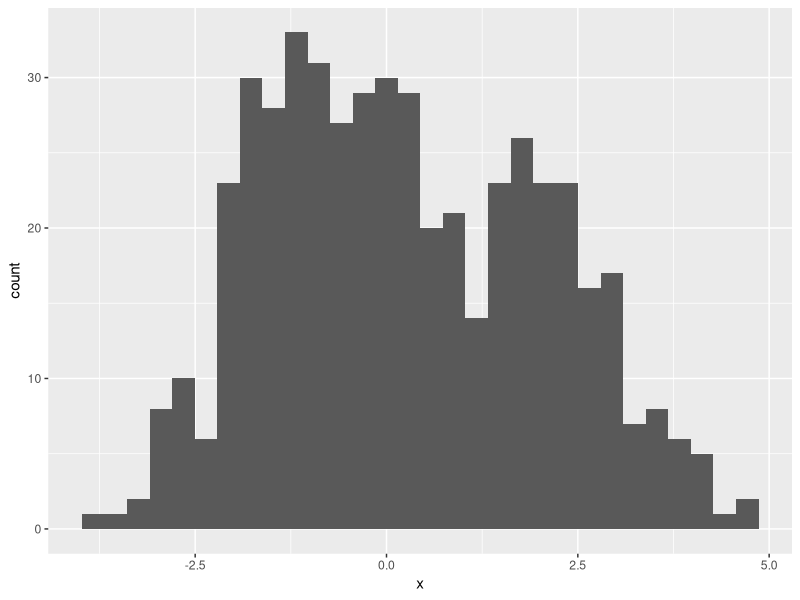
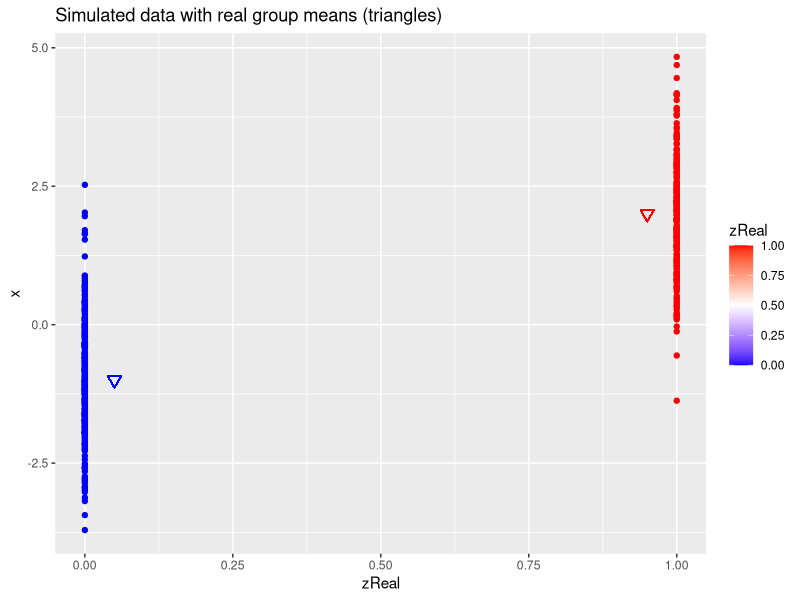
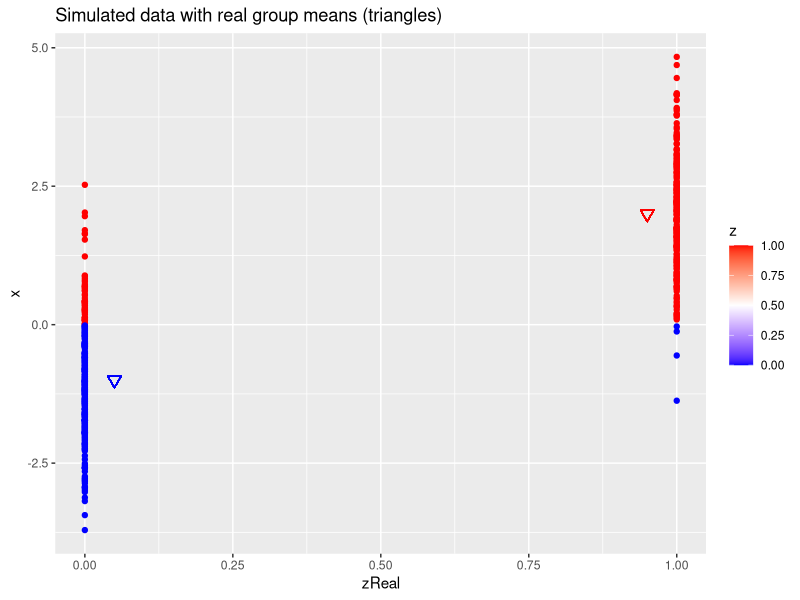
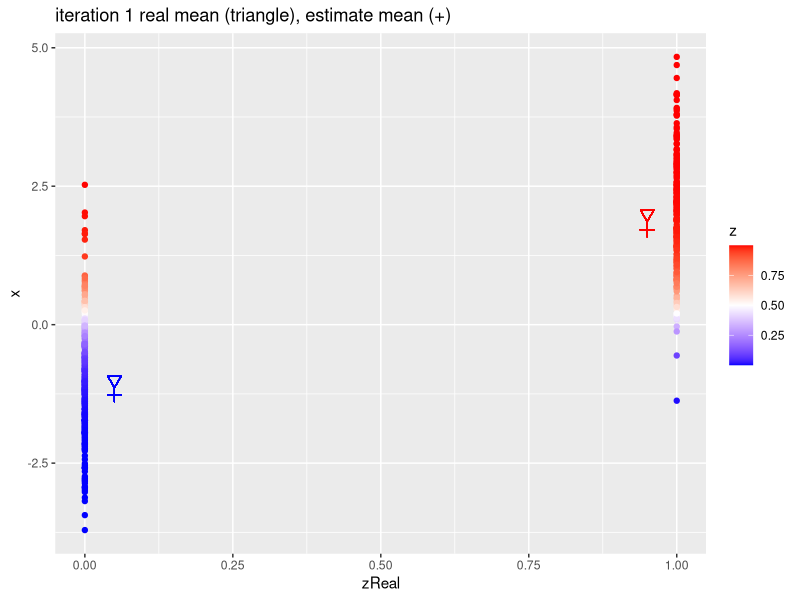
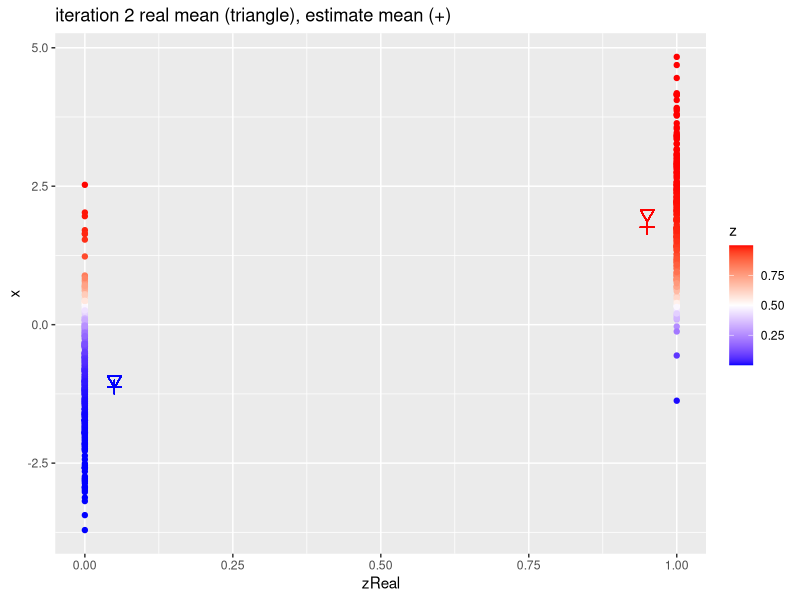
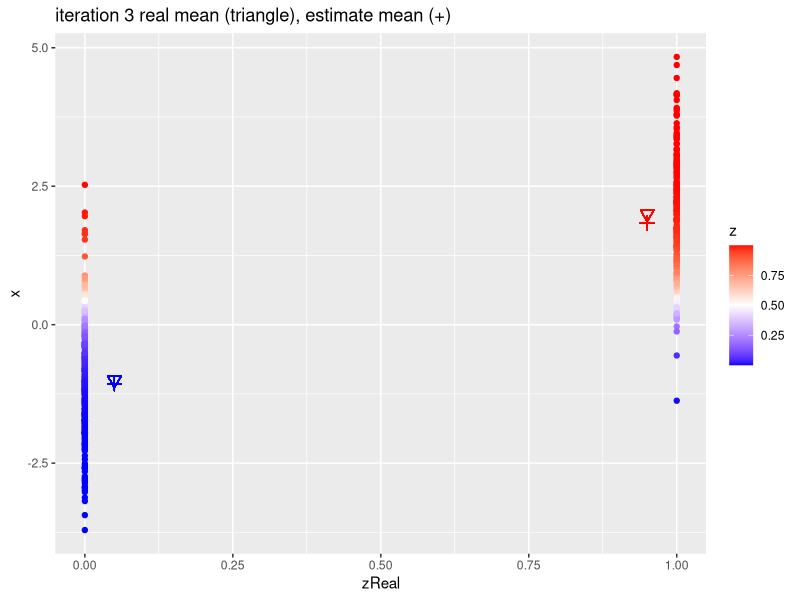
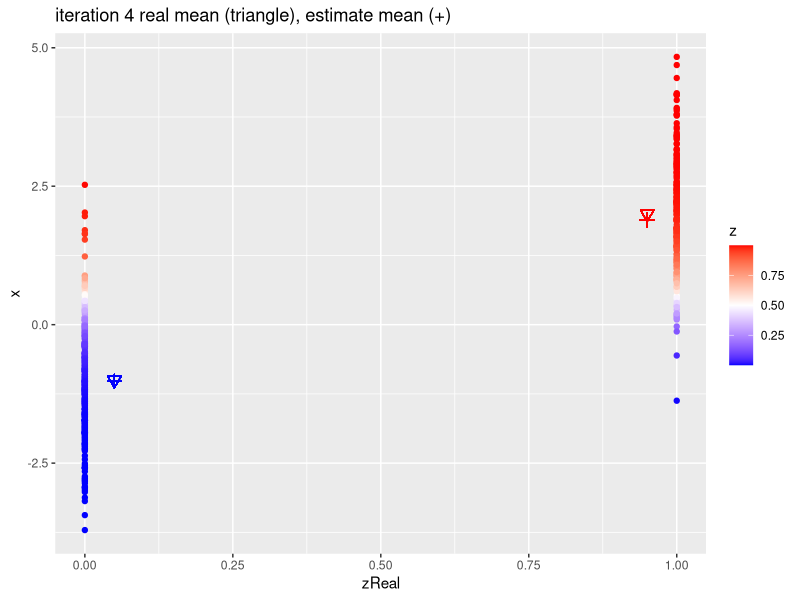
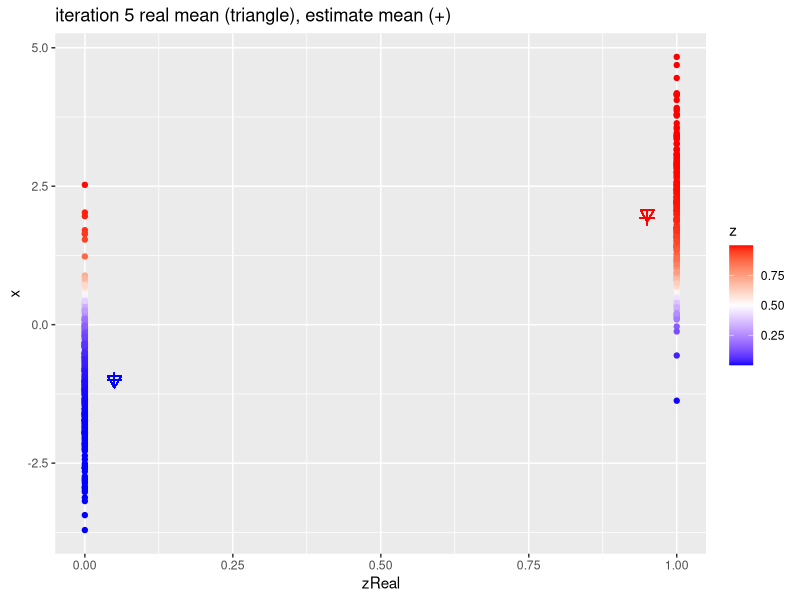

Reproduce these figures in R, in order.
## ---- chunk 1
library(tidyverse)
mu1Real <- 2
mu2Real <- -1
pi1Real = .4
set.seed(114)
zReal <- rbinom(500, size = 1, prob = pi1Real)
x <- ifelse(zReal==1, rnorm(500,mean=mu1Real), rnorm(500, mean=mu2Real))
data.frame(x) %>%
  ggplot(aes(x = x)) +
  geom_histogram()
data.frame(x,zReal) %>%
    ggplot(aes(zReal,x,color=zReal)) +
    geom_point() +
    scale_colour_gradient2(
      low = "blue",
      mid="white",
      high="red",
      midpoint = 0.5) +
      geom_point(x=.95,y=mu1Real, shape=25, col="red", size=3) +
      geom_point(x=0.05,y=mu2Real, shape=25, col="blue", size=3) +
      ggtitle("Simulated data with real group means (triangles)")
## ---- chunk 2
z <- as.double(x > 0)
n <- length(z)

p <- data.frame(x,zReal,z) %>%
  ggplot(aes(zReal,x,color=z)) +
  geom_point() +
  scale_colour_gradient2(
    low = "blue",
    mid="white",
    high="red",
    midpoint = 0.5) +
  geom_point(x=.95,y=mu1Real, shape=25, col="red", size=3) +
  geom_point(x=0.05,y=mu2Real, shape=25, col="blue", size=3) +
  ggtitle("Simulated data with real group means (triangles)")


p
## ---- chunk 3
for (k in 1:10)
{
  ## M-step
  pi1 <- sum(z)/n
  mu1 <- sum(z * x)/sum(z)
  mu2 <- sum((1-z) * x)/sum(1-z)

  ## E-step
  d1 <- dnorm(x,mean=mu1)
  d2 <- dnorm(x,mean=mu2)
  d <- pi1 * d1 + (1-pi1)*d2
  z <- pi1*d1/d
  p <- data.frame(x,zReal,z) %>%
    ggplot(aes(zReal,x,color=z)) +
    geom_point() +
    scale_colour_gradient2(
      low = "blue",
      mid="white",
      high="red",
      midpoint = 0.5) +
      geom_point(x=.95,y=mu1Real, shape=25, col="red", size=3) +
      geom_point(x=0.05,y=mu2Real, shape=25, col="blue", size=3) +
      geom_point(x=.95,y=mu1, shape=3, col="red", size=3) +
      geom_point(x=.05,y=mu2, shape=3, col="blue", size=3) +
      ggtitle(paste0("iteration ",k, " real mean (triangle), estimate mean (+)"))

  print(p)
}
## ---- chunk 4
zInit <- as.double(x > 0)
mu1Init <- sum(zInit*x)/sum(zInit)
mu2Init <- sum((1-zInit)*x)/sum((1-zInit))
pi1Init <- mean(zInit)

knitr::kable(data.frame(
  parameter = c("mu1", "mu2", "pi1"),
  population = c(mu1Real, mu2Real, pi1Real),
  initial = c(mu1Init, mu2Init, pi1Init) %>% round(3),
  estimate = c(mu1, mu2, pi1) %>% round(3)
  )
  )
